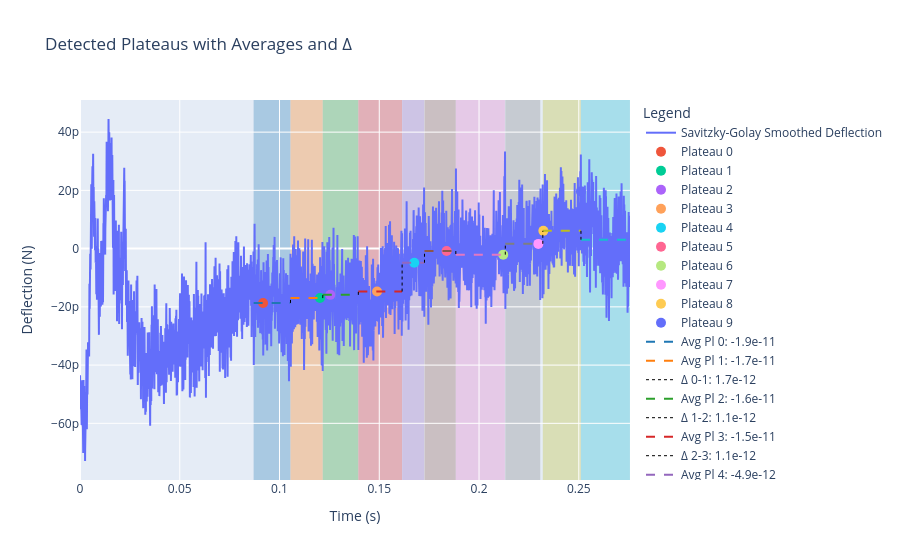

The notebook cell saved with this chart:
### Markdown cell above
Plateau finder works by:
1. Define the smoothing parameter for `uniform_filter1d`, which will smooth the derivative of y (controlled by `dy_smooth`).
2. Apply Savitzky-Golay smoothing to dy/dx : `sav_window_length` defines the length of the window, and `sav_polyorder` sets the polynomial order. These are set in the `params` dictionary (e.g., `sav_window_length = 10`, `sav_polyorder = 1`).
3. Set the `pl_threshold` to define which peaks (in green), will be taken into the selection of "rupture/unfolding/untethering" events.
Set the plateau minimum width with `pl_min_width`, in terms of the x input's units

### Code cell
import plotly.graph_objects as go

# Prepare the figure
fig = go.Figure()

showDisplacementonX = False # False, will show time on x axis, else meters

if showDisplacementonX:
    rel_time = displacement


# 1. Add main signal trace (Savitzky-Golay smoothed)
fig.add_trace(go.Scatter(
    x=rel_time, y=defl_savitz,
    mode='lines',
    name='Savitzky-Golay Smoothed Deflection'
))

# 2. Add plateau markers with detailed hover info
for i, idx in enumerate(df_plat['plateau_avg_idx']):
    fig.add_trace(go.Scatter(
        x=[rel_time[idx]],
        y=[defl_savitz[idx]],
        mode='markers',
        marker=dict(size=10),
        name=f'Plateau {i}',
        hovertemplate=(
            f'Plat {i}<br>'
            f'Yavg = {df_plat["plateau_avg"].iloc[i]:.2e}<br>'
            f'ΔYavg = {df_plat["delta_avg"].iloc[i]:.2e}<br>'
            f'Δt = {df_plat["delta_time"].iloc[i]:.2e} s<br>'
            f'x̄(dy/dx) = {df_plat["mean dy/dx"].iloc[i]:.2e}<br>'
            f'MSE = {df_plat["plateau_MSE"].iloc[i]:.2e}<br>'
            '<extra></extra>'
        )
    ))

# 3. Overlay plateau rectangles + average and delta lines
colors = ['rgba(31,119,180,0.3)', 'rgba(255,127,14,0.3)', 'rgba(44,160,44,0.3)', 
          'rgba(214,39,40,0.3)', 'rgba(148,103,189,0.3)', 'rgba(140,86,75,0.3)', 
          'rgba(227,119,194,0.3)', 'rgba(127,127,127,0.3)', 'rgba(188,189,34,0.3)', 
          'rgba(23,190,207,0.3)']

shapes = []
for i, (start, end) in enumerate(plateaus):
    # Shaded rectangle
    shapes.append(
        dict(
            type="rect",
            xref="x", yref="paper",
            x0=rel_time[start], x1=rel_time[end-1],
            y0=0, y1=1,
            fillcolor=colors[i % len(colors)],
            line=dict(width=0),
            layer="below"
        )
    )

    # Horizontal average line
    plateau_avg = np.mean(defl_savitz[start:end])
    fig.add_trace(go.Scatter(
        x=[rel_time[start], rel_time[end-1]],
        y=[plateau_avg, plateau_avg],
        mode='lines',
        line=dict(color=colors[i % len(colors)].replace('0.3', '1.0'), width=2, dash='dash'),
        name=f'Avg Pl {i}: {plateau_avg:.2g}'
    ))

    # Vertical delta line from previous plateau
    if i > 0:
        prev_start, prev_end = plateaus[i-1]
        prev_avg = np.mean(defl_savitz[prev_start:prev_end])
        delta_x = rel_time[start]
        fig.add_trace(go.Scatter(
            x=[delta_x, delta_x],
            y=[prev_avg, plateau_avg],
            mode='lines',
            line=dict(color='black', width=1, dash='dot'),
            name=f'Δ {i-1}-{i}: {plateau_avg - prev_avg:.2g}'
        ))

if showDisplacementonX:
    xaxis_title = 'Displacement (m)'
else:
    xaxis_title = 'Time (s)'

# 4. Final layout
fig.update_layout(
    title='Detected Plateaus with Averages and Δ',
    xaxis_title=xaxis_title,
    yaxis_title='Deflection (N)',
    legend_title='Legend',
    shapes=shapes,
    showlegend=True
)

fig.show()

### Figure 1 — Plotly figure (JSON) as saved in the notebook; plotly's stock layout.template omitted (floating-point values rounded to 4 significant figures; data arrays with more than 128 entries replaced by an {"elided": "..."} marker saying what was removed)
{"data": [{"mode": "lines", "name": "Savitzky-Golay Smoothed Deflection", "type": "scatter", "x": {"elided": "13784 float values"}, "y": {"elided": "13784 float values"}}, {"hovertemplate": "Plat 0<br>Yavg = -1.87e-11<br>ΔYavg = -1.87e-11<br>Δt = 9.18e-02 s<br>x̄(dy/dx) = 7.56e-04<br>MSE = 6.86e-23<br><extra></extra>", "marker": {"size": 10}, "mode": "markers", "name": "Plateau 0", "type": "scatter", "x": [0.09176], "y": [-1.865e-11]}, {"hovertemplate": "Plat 1<br>Yavg = -1.70e-11<br>ΔYavg = -1.87e-11<br>Δt = 1.20e-01 s<br>x̄(dy/dx) = 8.66e-04<br>MSE = 7.47e-23<br><extra></extra>", "marker": {"size": 10}, "mode": "markers", "name": "Plateau 1", "type": "scatter", "x": [0.1203], "y": [-1.698e-11]}, {"hovertemplate": "Plat 2<br>Yavg = -1.59e-11<br>ΔYavg = -1.70e-11<br>Δt = 1.25e-01 s<br>x̄(dy/dx) = 8.19e-04<br>MSE = 6.52e-23<br><extra></extra>", "marker": {"size": 10}, "mode": "markers", "name": "Plateau 2", "type": "scatter", "x": [0.1255], "y": [-1.588e-11]}, {"hovertemplate": "Plat 3<br>Yavg = -1.47e-11<br>ΔYavg = -1.59e-11<br>Δt = 1.49e-01 s<br>x̄(dy/dx) = 8.00e-04<br>MSE = 8.05e-23<br><extra></extra>", "marker": {"size": 10}, "mode": "markers", "name": "Plateau 3", "type": "scatter", "x": [0.1489], "y": [-1.474e-11]}, {"hovertemplate": "Plat 4<br>Yavg = -4.86e-12<br>ΔYavg = -1.47e-11<br>Δt = 1.68e-01 s<br>x̄(dy/dx) = 8.44e-04<br>MSE = 7.15e-23<br><extra></extra>", "marker": {"size": 10}, "mode": "markers", "name": "Plateau 4", "type": "scatter", "x": [0.1675], "y": [-4.854e-12]}, {"hovertemplate": "Plat 5<br>Yavg = -8.30e-13<br>ΔYavg = -4.86e-12<br>Δt = 1.84e-01 s<br>x̄(dy/dx) = 7.48e-04<br>MSE = 5.15e-23<br><extra></extra>", "marker": {"size": 10}, "mode": "markers", "name": "Plateau 5", "type": "scatter", "x": [0.1837], "y": [-8.335e-13]}, {"hovertemplate": "Plat 6<br>Yavg = -2.07e-12<br>ΔYavg = -8.30e-13<br>Δt = 2.12e-01 s<br>x̄(dy/dx) = 7.89e-04<br>MSE = 6.76e-23<br><extra></extra>", "marker": {"size": 10}, "mode": "markers", "name": "Plateau 6", "type": "scatter", "x": [0.2121], "y": [-2.075e-12]}, {"hovertemplate": "Plat 7<br>Yavg = 1.63e-12<br>ΔYavg = -2.07e-12<br>Δt = 2.30e-01 s<br>x̄(dy/dx) = 7.69e-04<br>MSE = 5.96e-23<br><extra></extra>", "marker": {"size": 10}, "mode": "markers", "name": "Plateau 7", "type": "scatter", "x": [0.2297], "y": [1.619e-12]}, {"hovertemplate": "Plat 8<br>Yavg = 6.11e-12<br>ΔYavg = 1.63e-12<br>Δt = 2.32e-01 s<br>x̄(dy/dx) = 7.63e-04<br>MSE = 5.66e-23<br><extra></extra>", "marker": {"size": 10}, "mode": "markers", "name": "Plateau 8", "type": "scatter", "x": [0.2322], "y": [6.094e-12]}, {"hovertemplate": "Plat 9<br>Yavg = 3.07e-12<br>ΔYavg = 6.11e-12<br>Δt = 2.51e-01 s<br>x̄(dy/dx) = 8.24e-04<br>MSE = 8.51e-23<br><extra></extra>", "marker": {"size": 10}, "mode": "markers", "name": "Plateau 9", "type": "scatter", "x": [0.2511], "y": [1.965e-11]}, {"line": {"color": "rgba(31,119,180,1.0)", "dash": "dash", "width": 2}, "mode": "lines", "name": "Avg Pl 0: -1.9e-11", "type": "scatter", "x": [0.08702, 0.1054], "y": [-1.865e-11, -1.865e-11]}, {"line": {"color": "rgba(255,127,14,1.0)", "dash": "dash", "width": 2}, "mode": "lines", "name": "Avg Pl 1: -1.7e-11", "type": "scatter", "x": [0.1055, 0.1216], "y": [-1.7e-11, -1.7e-11]}, {"line": {"color": "black", "dash": "dot", "width": 1}, "mode": "lines", "name": "Δ 0-1: 1.7e-12", "type": "scatter", "x": [0.1055, 0.1055], "y": [-1.865e-11, -1.7e-11]}, {"line": {"color": "rgba(44,160,44,1.0)", "dash": "dash", "width": 2}, "mode": "lines", "name": "Avg Pl 2: -1.6e-11", "type": "scatter", "x": [0.1217, 0.1394], "y": [-1.588e-11, -1.588e-11]}, {"line": {"color": "black", "dash": "dot", "width": 1}, "mode": "lines", "name": "Δ 1-2: 1.1e-12", "type": "scatter", "x": [0.1217, 0.1217], "y": [-1.7e-11, -1.588e-11]}, {"line": {"color": "rgba(214,39,40,1.0)", "dash": "dash", "width": 2}, "mode": "lines", "name": "Avg Pl 3: -1.5e-11", "type": "scatter", "x": [0.1395, 0.1614], "y": [-1.474e-11, -1.474e-11]}, {"line": {"color": "black", "dash": "dot", "width": 1}, "mode": "lines", "name": "Δ 2-3: 1.1e-12", "type": "scatter", "x": [0.1395, 0.1395], "y": [-1.588e-11, -1.474e-11]}, {"line": {"color": "rgba(148,103,189,1.0)", "dash": "dash", "width": 2}, "mode": "lines", "name": "Avg Pl 4: -4.9e-12", "type": "scatter", "x": [0.1614, 0.1725], "y": [-4.856e-12, -4.856e-12]}, {"line": {"color": "black", "dash": "dot", "width": 1}, "mode": "lines", "name": "Δ 3-4: 9.9e-12", "type": "scatter", "x": [0.1614, 0.1614], "y": [-1.474e-11, -4.856e-12]}, {"line": {"color": "rgba(140,86,75,1.0)", "dash": "dash", "width": 2}, "mode": "lines", "name": "Avg Pl 5: -8.3e-13", "type": "scatter", "x": [0.1727, 0.1883], "y": [-8.296e-13, -8.296e-13]}, {"line": {"color": "black", "dash": "dot", "width": 1}, "mode": "lines", "name": "Δ 4-5: 4e-12", "type": "scatter", "x": [0.1727, 0.1727], "y": [-4.856e-12, -8.296e-13]}, {"line": {"color": "rgba(227,119,194,1.0)", "dash": "dash", "width": 2}, "mode": "lines", "name": "Avg Pl 6: -2.1e-12", "type": "scatter", "x": [0.1884, 0.213], "y": [-2.073e-12, -2.073e-12]}, {"line": {"color": "black", "dash": "dot", "width": 1}, "mode": "lines", "name": "Δ 5-6: -1.2e-12", "type": "scatter", "x": [0.1884, 0.1884], "y": [-8.296e-13, -2.073e-12]}, {"line": {"color": "rgba(127,127,127,1.0)", "dash": "dash", "width": 2}, "mode": "lines", "name": "Avg Pl 7: 1.6e-12", "type": "scatter", "x": [0.2132, 0.2307], "y": [1.634e-12, 1.634e-12]}, {"line": {"color": "black", "dash": "dot", "width": 1}, "mode": "lines", "name": "Δ 6-7: 3.7e-12", "type": "scatter", "x": [0.2132, 0.2132], "y": [-2.073e-12, 1.634e-12]}, {"line": {"color": "rgba(188,189,34,1.0)", "dash": "dash", "width": 2}, "mode": "lines", "name": "Avg Pl 8: 6.1e-12", "type": "scatter", "x": [0.232, 0.251], "y": [6.106e-12, 6.106e-12]}, {"line": {"color": "black", "dash": "dot", "width": 1}, "mode": "lines", "name": "Δ 7-8: 4.5e-12", "type": "scatter", "x": [0.232, 0.232], "y": [1.634e-12, 6.106e-12]}, {"line": {"color": "rgba(23,190,207,1.0)", "dash": "dash", "width": 2}, "mode": "lines", "name": "Avg Pl 9: 3.1e-12", "type": "scatter", "x": [0.2511, 0.2756], "y": [3.072e-12, 3.072e-12]}, {"line": {"color": "black", "dash": "dot", "width": 1}, "mode": "lines", "name": "Δ 8-9: -3e-12", "type": "scatter", "x": [0.2511, 0.2511], "y": [6.106e-12, 3.072e-12]}], "layout": {"legend": {"title": {"text": "Legend"}}, "shapes": [{"fillcolor": "rgba(31,119,180,0.3)", "layer": "below", "line": {"width": 0}, "type": "rect", "x0": 0.08702, "x1": 0.1054, "xref": "x", "y0": 0, "y1": 1, "yref": "paper"}, {"fillcolor": "rgba(255,127,14,0.3)", "layer": "below", "line": {"width": 0}, "type": "rect", "x0": 0.1055, "x1": 0.1216, "xref": "x", "y0": 0, "y1": 1, "yref": "paper"}, {"fillcolor": "rgba(44,160,44,0.3)", "layer": "below", "line": {"width": 0}, "type": "rect", "x0": 0.1217, "x1": 0.1394, "xref": "x", "y0": 0, "y1": 1, "yref": "paper"}, {"fillcolor": "rgba(214,39,40,0.3)", "layer": "below", "line": {"width": 0}, "type": "rect", "x0": 0.1395, "x1": 0.1614, "xref": "x", "y0": 0, "y1": 1, "yref": "paper"}, {"fillcolor": "rgba(148,103,189,0.3)", "layer": "below", "line": {"width": 0}, "type": "rect", "x0": 0.1614, "x1": 0.1725, "xref": "x", "y0": 0, "y1": 1, "yref": "paper"}, {"fillcolor": "rgba(140,86,75,0.3)", "layer": "below", "line": {"width": 0}, "type": "rect", "x0": 0.1727, "x1": 0.1883, "xref": "x", "y0": 0, "y1": 1, "yref": "paper"}, {"fillcolor": "rgba(227,119,194,0.3)", "layer": "below", "line": {"width": 0}, "type": "rect", "x0": 0.1884, "x1": 0.213, "xref": "x", "y0": 0, "y1": 1, "yref": "paper"}, {"fillcolor": "rgba(127,127,127,0.3)", "layer": "below", "line": {"width": 0}, "type": "rect", "x0": 0.2132, "x1": 0.2307, "xref": "x", "y0": 0, "y1": 1, "yref": "paper"}, {"fillcolor": "rgba(188,189,34,0.3)", "layer": "below", "line": {"width": 0}, "type": "rect", "x0": 0.232, "x1": 0.251, "xref": "x", "y0": 0, "y1": 1, "yref": "paper"}, {"fillcolor": "rgba(23,190,207,0.3)", "layer": "below", "line": {"width": 0}, "type": "rect", "x0": 0.2511, "x1": 0.2756, "xref": "x", "y0": 0, "y1": 1, "yref": "paper"}], "showlegend": true, "title": {"text": "Detected Plateaus with Averages and Δ"}, "xaxis": {"title": {"text": "Time (s)"}}, "yaxis": {"title": {"text": "Deflection (N)"}}}}
